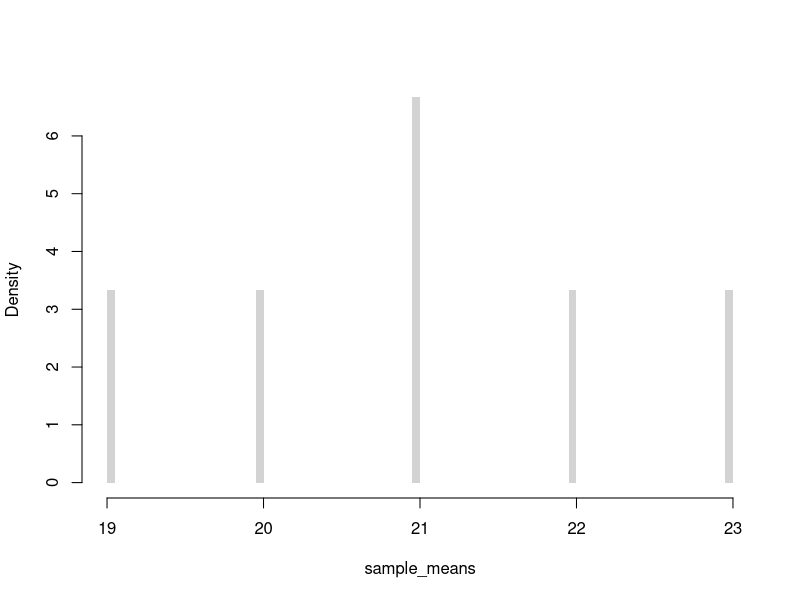
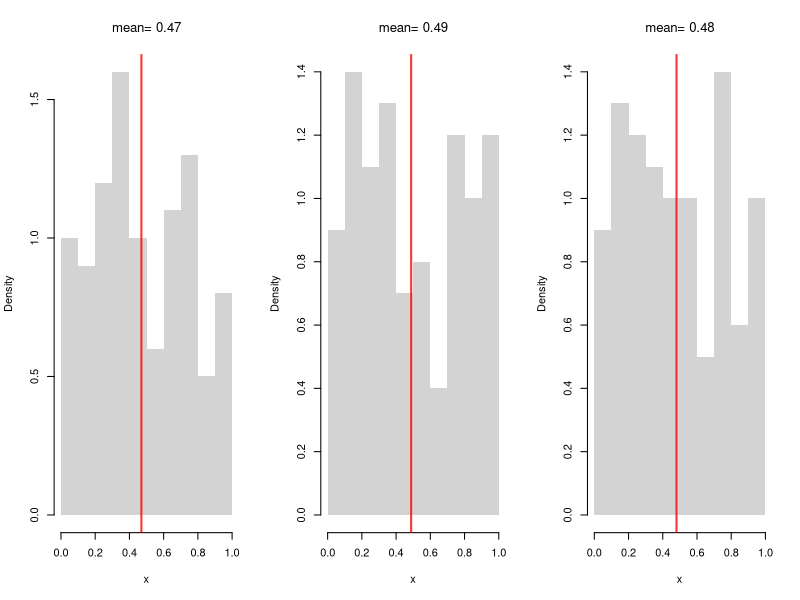
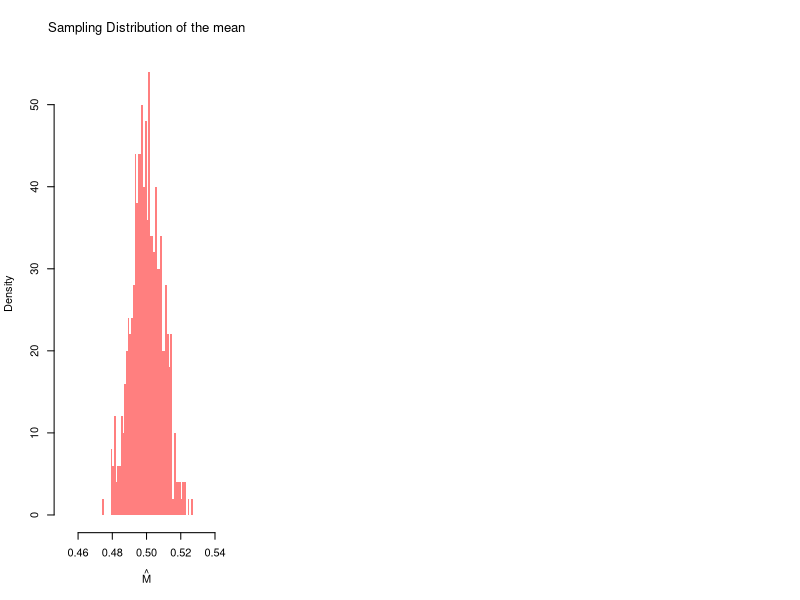
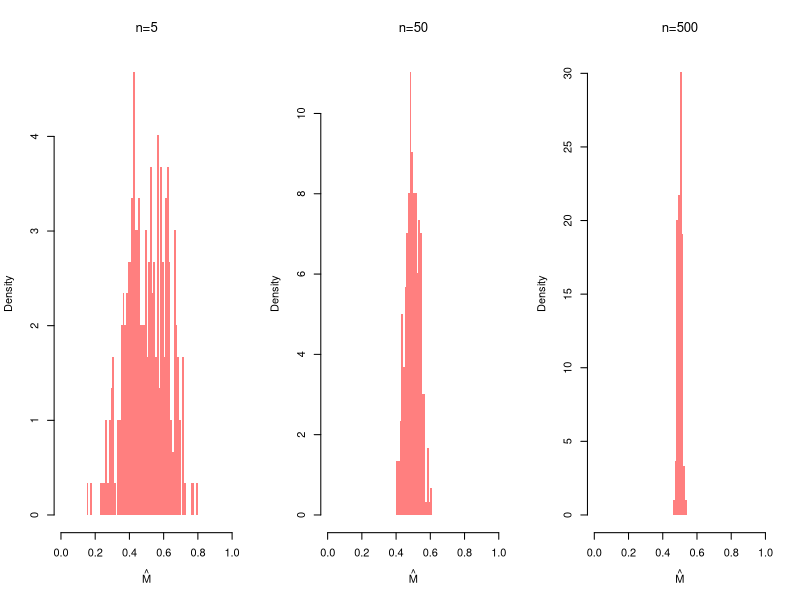
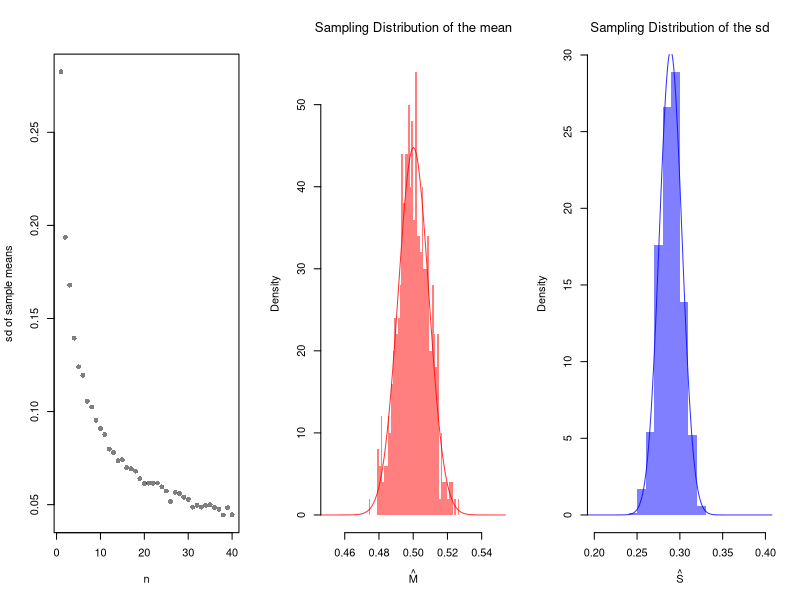
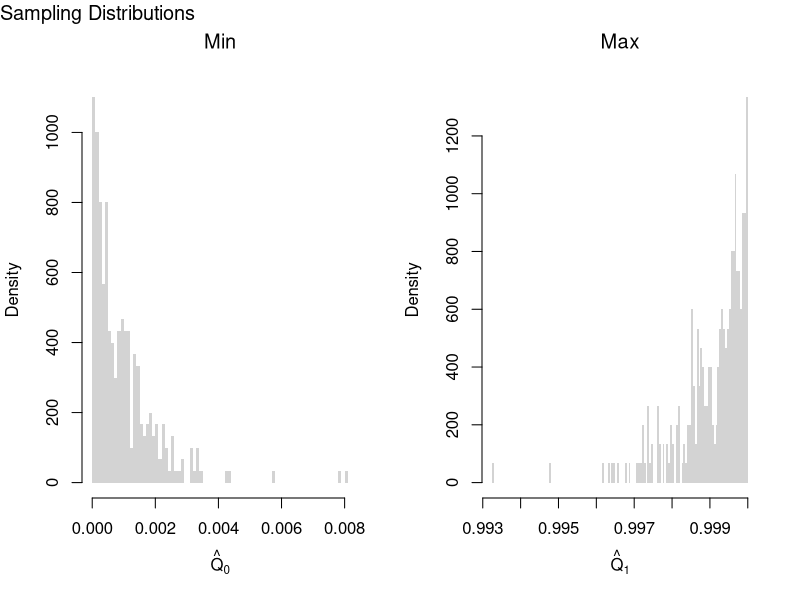
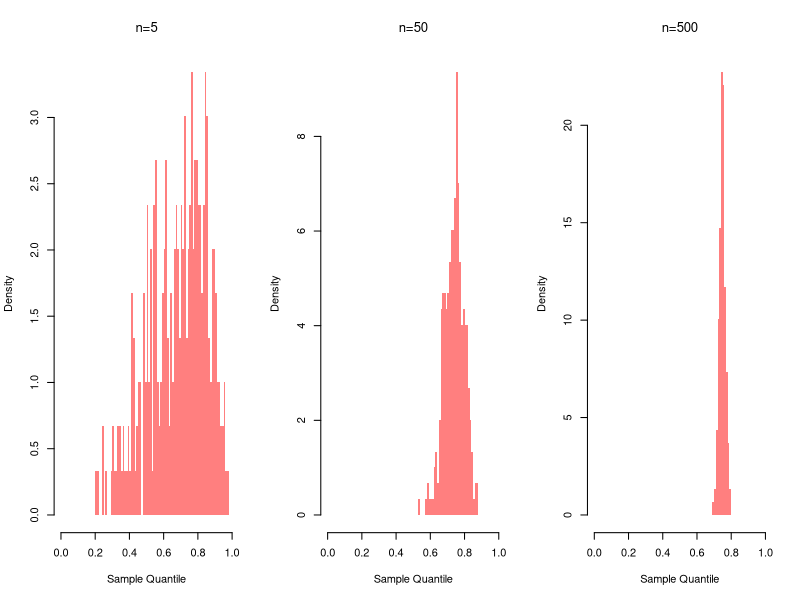
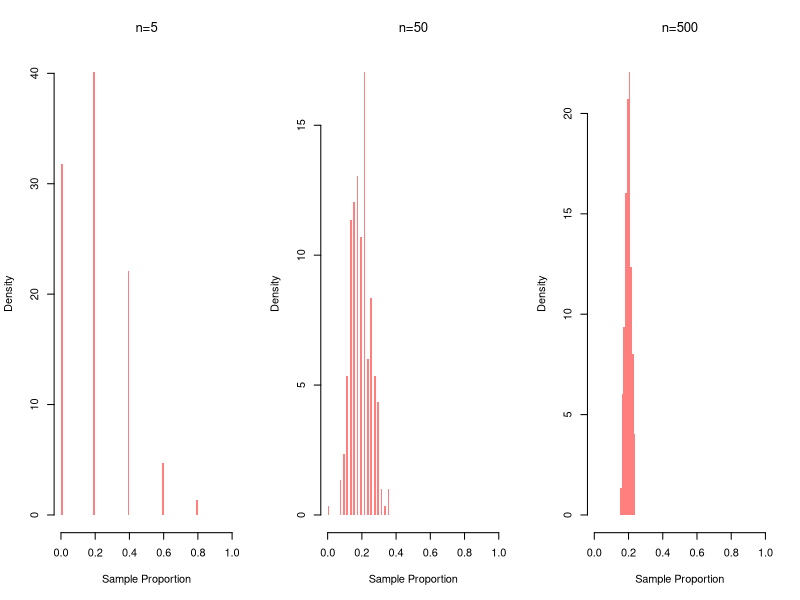

The R source for these figures, in order:
## ---- chunk 1
# Simple random sample (no duplicates, equal probability)
x <- c(1, 2, 3, 4) # population
sample(x, 2, replace=F) #sample
## ---- chunk 2
#{1, 2, 3} {1, 3, 2}
#{2, 1, 3} {2, 3, 1}  
#{3, 2, 1} {3, 1, 2}
factorial(3)
## ---- chunk 3
#Ways to draw k=2 from a set with n=4
#{1, 2} {1, 3} {1, 4}  
#      {2, 3} {2, 4}  
#            {3, 4} 

choose(4, 2)
## ---- chunk 4
#All possible samples of two from a bag of numbers {1, 2, 3, 4} with replacement 
#{1, 1} {1, 2} {1, 3}, {3, 4}
#{2, 2} {2, 3} {2, 4}
#{3, 3} {3, 4}
#{4, 4}

# Simple random sample (duplicates, equal probability)
sample(x, 2, replace=T)
## ---- chunk 5
X <- c(18, 20, 22, 24) # Ages for student population
# six possible samples
m1 <- mean( X[c(1, 2)] ) #{1, 2}
m2 <- mean( X[c(1, 3)] ) #{1, 3}
m3 <- mean( X[c(1, 4)] ) #{3, 4}
m4 <- mean( X[c(2, 3)] ) #{2, 3}
m5 <- mean( X[c(2, 4)] ) #{2, 4}
m6 <- mean( X[c(3, 4)] ) #{3, 4}
# sampling distribution
sample_means <- c(m1, m2, m3, m4, m5, m6)
hist(sample_means,
    freq=F, breaks=100,
    main=NA, border=NA)
## ---- chunk 6
# Three Sample Example from infinite population
x1 <- runif(100)
m1 <- mean(x1)
x2 <- runif(100)
m2 <- mean(x2)
x3 <- runif(100)
m3 <- mean(x3)
sample_means <- c(m1, m2, m3)
sample_means

# An Equivalent Approach: fill vector in a loop
sample_means <- rep(NA, 3)
for(i in seq(sample_means)){
    x <- runif(100)
    m <- mean(x)
    sample_means[i] <- m
}
sample_means
## ---- chunk 7
# Three Sample Example w/ Visual
par(mfrow=c(1, 3))
for(b in 1:3){
    x <- runif(100) 
    m <-  mean(x)
    hist(x,
        breaks=seq(0, 1, by=.1), #for comparability
        freq=F, main=NA, border=NA)
    abline(v=m, col=rgb(1, 0, 0, .8), lwd=2)
    title(paste0('mean= ', round(m, 2)),  font.main=1)
}
## ---- chunk 8
# Many sample example
sample_means <- rep(NA, 500)
for(i in seq_along(sample_means)){
    x <- runif(1000)
    m <- mean(x)
    sample_means[i] <- m
}
hist(sample_means,
    breaks=seq(0.45, 0.55, by=.001),
    border=NA, freq=F,
    col=rgb(1, 0, 0, .5),
    xlab=expression(hat(M)),
    main=NA)
title('Sampling Distribution of the mean', font.main=1)
## ---- chunk 9
m_LLLN <- mean(sample_means)
round(m_LLLN, 3)
## ---- chunk 10
par(mfrow=c(1, 3))
for(n in c(5, 50, 500)){
    sample_means_n <- rep(NA, 299)
    for(i in seq_along(sample_means_n)){
        x <- runif(n)
        m <- mean(x)
        sample_means_n[i] <- m
    }
    hist(sample_means_n,
        breaks=seq(0, 1, by=.01),
        border=NA, freq=F,
        col=rgb(1, 0, 0, .5),
        xlab=expression(hat(M)),
        main=NA)
    title(paste0('n=', n), font.main=1)
}
## ---- chunk 11
n_seq <- seq(1, 40)
sd_seq <- rep(NA, length(n_seq))
for(n in seq_along(sd_seq)){
    sample_means_n <- rep(NA, 499)
    for(i in seq_along(sample_means_n)){
        x <- runif(n)
        m <- mean(x)
        sample_means_n[i] <- m
    }
    sd_seq[n] <- sd(sample_means_n)
}
plot(n_seq, sd_seq, pch=16, col=grey(0, 0.5),
    xlab='n', ylab='sd of sample means', main=NA)
## ---- chunk 12
X <- c(18, 20, 22, 24) #student ages (population values)
mean(X) # Population mean

# six possible samples of size 2
m1 <- mean( X[c(1, 2)] ) #{1, 2}
m2 <- mean( X[c(1, 3)] ) #{1, 3}
m3 <- mean( X[c(1, 4)] ) #{1, 4}
m4 <- mean( X[c(2, 3)] ) #{2, 3}
m5 <- mean( X[c(2, 4)] ) #{2, 4}
m6 <- mean( X[c(3, 4)] ) #{3, 4}
means_2 <- c(m1, m2, m3, m4, m5, m6)
sort(means_2)

# four possible samples of size 3
m1 <- mean( X[c(1, 2, 3)] ) 
m2 <- mean( X[c(1, 2, 4)] ) 
m3 <- mean( X[c(1, 3, 4)] ) 
m4 <- mean( X[c(2, 3, 4)] ) 
means_3 <- c(m1, m2, m3, m4)
sort(means_3)
## ---- chunk 13
hist(sample_means,
    breaks=seq(0.45, 0.55, by=.001),
    border=NA, freq=F,
    col=rgb(1, 0, 0, .5),
    xlab=expression(hat(M)),
    main=NA)
title('Sampling Distribution of the mean', font.main=1)

# Approximately normal?
mu <- mean(sample_means)
mu_sd <- sd(sample_means)
x <- seq(0.1, 0.9, by=0.001)
fx <- dnorm(x, mu, mu_sd)
lines(x, fx, col=rgb(1, 0, 0, .8))
## ---- chunk 14
# CLT example of the 'sd' statistic
sample_sds <- rep(NA, 1000)
for(i in seq_along(sample_sds)){
    x <- runif(100) # same distribution
    s <- sd(x) # different statistic
    sample_sds[i] <- s
}
hist(sample_sds,
    breaks=seq(0.2, 0.4, by=.01),
    border=NA, freq=F,
    col=rgb(0, 0, 1, .5),
    xlab=expression(hat(S)),
    main=NA)
title('Sampling Distribution of the sd', font.main=1)

# Approximately normal?
mu <- mean(sample_sds)
mu_sd <- sd(sample_sds)
x <- seq(0.1, 0.9, by=0.001)
fx <- dnorm(x, mu, mu_sd)
lines(x, fx, col=rgb(0, 0, 1, .8))

# try another random variable, such as rexp(100) instead of runif(100)
## ---- chunk 15
# Create 300 samples, each with 1000 random uniform variables
x_samples <- matrix(nrow=300, ncol=1000)
for(i in seq(1, nrow(x_samples))){
    x_samples[i, ] <- runif(1000)
}
# Each row is a new sample
length(x_samples[1, ])

# Compute min and max for each sample
x_mins <- apply(x_samples, 1, quantile, probs=0)
x_maxs <- apply(x_samples, 1, quantile, probs=1)

# Plot the sampling distributions of min, median, and max
# Median looks normal. Maximum and minimum do not!
par(mfrow=c(1, 2))
hist(x_mins, breaks=100, main=NA,
    xlab=expression(hat(Q)[0]), border=NA, freq=F)
title('Min', font.main=1)
hist(x_maxs, breaks=100, main=NA,
    xlab=expression(hat(Q)[1]), border=NA, freq=F)
title('Max', font.main=1)
title('Sampling Distributions', outer=T, line=-1, adj=0, font.main=1)
## ---- chunk 16
par(mfrow=c(1, 3))
for(n in c(5, 50, 500)){
    sample_quants_n <- rep(NA, 299)
    for(i in seq_along(sample_quants_n)){
        x <- runif(n)
        m <- quantile(x, probs=0.75) #upper quartile
        sample_quants_n[i] <- m
    }
    hist(sample_quants_n,
        breaks=seq(0, 1, by=.01),
        border=NA, freq=F,
        col=rgb(1, 0, 0, .5),
        xlab='Sample Quantile',
        main=NA)
    title(paste0('n=', n), font.main=1)
}
## ---- chunk 17
par(mfrow=c(1, 3))
for(n in c(5, 50, 500)){
    sample_props_n <- rep(NA, 299)
    for(i in seq_along(sample_props_n)){
        x <- sample(1:5, size=n, prob=c(1:5)/15, replace=T)
        p3 <- mean(x==3)
        sample_props_n[i] <- p3
    }
    hist(sample_props_n,
        breaks=seq(0, 1, by=.01),
        border=NA, freq=F,
        col=rgb(1, 0, 0, .5),
        xlab='Sample Proportion',
        main=NA)
    title(paste0('n=', n), font.main=1)
}
## ---- chunk 18
par(mfrow = c(1, 3))
for (n in c(50, 500, 5000)) {
  x <- runif(n)
  Fx <- ecdf(x)
  plot(Fx, main=NA)
  title(paste0('n=', n), font.main=1)
}
## ---- chunk 19
sample_dat <- USArrests[, 'Murder']
sample_mean <- mean(sample_dat)
sample_mean
## ---- chunk 20
# Generate Non-normal Data, from Hesterberg (2015)

# Population is 50% N(-2, 1) and 50% N(2, 4)
populationMean <- c(-2, 2)
populationVar <- c(1, 4)

# Generate samples from population
rPopulation <- function(n){
  # Which distribution is each observation coming from
  di <- sample(1:2, size=n, replace=TRUE, prob=c(.5, .5))
  rnorm(n, mean=populationMean[di], sd=sqrt(populationVar)[di])
}

# Compute Sample Mean
n <- 25
set.seed(2)
sample_dat <- rPopulation(n)
sample_mean <- mean(sample_dat)
## ---- chunk 21
# Plot Bootstrap Mean
# Modified from Hesterberg (2015)

#### Some parameters for figure layout.
divideX <- c(.6, .65)
divideY <- c(0, .32, .33, .65, .70, 1)
useFraction <- .9
Fraction2 <- 0:1 + c(1, -1) * (1-useFraction)/2
rescaleY <- function(x) (x-.33)/.67
divideY3 <- (c(NA, NA, .33, .65, .70, 1) - .33)/.67

PlotSample <- function(data,
    lineMu=TRUE,
    star=FALSE,
    lineM=NULL,
    col='gray'){
  # lineMu: logical, add a vertical line at mu
  # star:  logical, label with xbar* instead of xbar
  # lineM: NULL or numeric; add a vertical line there

  hist(data, breaks=seq(-6, 8, length=21), col=col,
       probability=TRUE, axes=FALSE, new=FALSE, border=NA,
       xlab='', xlim=c(-6, 8), ylim=c(0, .351),
       xaxs='i', yaxs='i', main=NA)
  axis(side=1, at=c(-6, 8))
  axis(side=1, at=mean(data),
       if(star) expression(hat(M)[r]) else expression(hat(M)))
  if(lineMu) {
    segments(mean(populationMean), y0=0, y1=.32)
    axis(side=1, at=mean(populationMean), '')
  }
  if(length(lineM)) {
    segments(lineM, y0=0, y1=.32, col=rgb(1, 0, 0, .8), lty=2)
    axis(side=1, at=lineM, '', col=rgb(1, 0, 0, .8))
  }
  invisible(NULL)
}

### Plot sample (as substitute for population)
par(fig=c(divideX[1] * (1/3 + 1/3 * Fraction2), divideY3[5:6]),
    mar=.1 + c(2, 0, 0, 0), mex=.8)
PlotSample(sample_dat, lineM=sample_mean)
axis(1, sample_mean, expression(hat(M)), col=rgb(1, 0, 0, .8))

### Bootstrap samples
set.seed(2)  ## Cherry Pick Some Good Ones
B <- lapply(1:20, function(b) { sample(sample_dat, replace=T) })
temp <- lapply(B, hist, breaks=seq(-6, 8, length=21), plot=F)
Bii <- which(sapply(temp, function(x) max(x[['counts']])) <= 5)
## Plot the Cherries
par(fig=c(divideX[1] * (0/3 + 1/3*Fraction2), divideY3[3:4]), new=T)
PlotSample(B[[Bii[1]]], sample_mean, lineMu=F, star=T)
par(fig=c(divideX[1] * (1/3 + 1/3*Fraction2), divideY3[3:4]), new=T)
PlotSample(B[[Bii[3]]], sample_mean, lineMu=F, star=T)
par(fig=c(divideX[1] * (2/3 + 1/3*Fraction2), divideY3[3:4]), new=T)
PlotSample(B[[Bii[2]]], sample_mean, lineMu=F, star=T)

### Bootstrap Distribution
par(fig=c(divideX[2], 1, 0, .5), new=T)
par(mar=c(4.1, 0, 0, 0))
set.seed(2)
Bmeans <- sapply(1:999, function(b) {
    dat_b <- sample(sample_dat, replace=T) # c.f. jackknife
    mean(dat_b)
})
hist(Bmeans, xlim=c(-3, 3), ylim=c(0, 1), breaks=61, border=NA,
     axes=F, col='gray', freq=F, main=NA, yaxs='i',
     xlab='', ylab='')
abline(v=sample_mean, col=rgb(1, 0, 0, .8), lty=2)
abline(v=mean(populationMean))
axis(1, c(-3, 3))
axis(1, at=sample_mean, expression(hat(M)), col=rgb(1, 0, 0, .8))
#axis(3, at=mean(populationMean), expression(mu))

### Arrows
par(mar=c(2.1, 0, 0, 0))
par(fig=c(0, 1, 0, 1), usr=c(0, 1, 0, 1))
arrows(lwd=1.5, length=.125,
       x0=divideX[1] * (.29 + .42 * ppoints(5)[c(1, 3, 5)]),
       x1=divideX[1] * seq(.3, .7, length=3),
       y0=rescaleY(divideY[4:5] %*% c(.2, .77)) - .05,
       y1=rescaleY(divideY[4] - c(.6, 1, .6)*(divideY[5]-divideY[4])) - .05)
arrows(divideX[1], c(.1, .2, .3), length=.125, divideX[2], lwd=1.5)

### Text
text(.4, .8, adj=0, 'Sample')
text((divideX[2]+1)/2, .55, adj=.5, 'Resampling Distribution')
text(0.01, divideY3[4]+.03, adj=0, 'Resamples (r)')
legend(.01, .9, lty=1:2, col=c(rgb(0, 0, 0, .8), rgb(1, 0, 0, .8)), legend=expression(mu, hat(M)))
## ---- chunk 22
sample_dat <- USArrests[, 'Murder']
sample_mean <- mean(sample_dat)

# Jackknife Estimates
n <- length(sample_dat)
jackknife_means <- rep(NA, n)
for(i in seq_along(jackknife_means)){
    dat_noti <- sample_dat[-i]
    mean_noti <- mean(dat_noti)
    jackknife_means[i] <- mean_noti
}
hist(jackknife_means, breaks=25,
    border=NA, freq=F,
    main=NA, xlab=expression(hat(M)[-i]))
abline(v=sample_mean, col=rgb(1, 0, 0, .8), lty=2)
## ---- chunk 23
# Bootstrap estimates
bootstrap_means <- rep(NA, 9999)
for(b in seq_along(bootstrap_means)){
    boot_id <- sample(n, replace=T)
    dat_b  <- sample_dat[boot_id] # c.f. jackknife
    mean_b <- mean(dat_b)
    bootstrap_means[b] <-mean_b
}

hist(bootstrap_means, breaks=25,
    border=NA, freq=F,
    main=NA, xlab=expression(hat(M)[b]))
abline(v=sample_mean, col=rgb(1, 0, 0, .8), lty=2)
## ---- chunk 24
# theoretical probabilities
x <- c(0, 1)
x_probs <- c(1/4, 3/4)
# sample draws
coin_sample <- sample(x, prob=x_probs, 1000, replace=T)
Fhat <- ecdf(coin_sample)

x_probs_boot <- c(Fhat(0), 1-Fhat(0))
x_probs_boot # approximately the theoretical value
coin_resample <- sample(x, prob=x_probs_boot, 999, replace=T)
# any draw from here is almost the same as the original process
## ---- chunk 25
sd(bootstrap_means) # standard error estimate for the mean
sd(sample_dat) # standard deviation
## ---- chunk 26
sd(jackknife_means)*sqrt(n) # standard error estimate for the mean
sd(bootstrap_means) # standard error estimate for the mean
## ---- chunk 27
B <- 999 # number of bootstrap samples
Nseq <- seq(1, length(sample_dat), by=1) # different resample sizes
n_id <- seq_along(sample_dat) # who to potentially resample

## For each sample size, compute the bootstrap SE
SE <- rep(NA, length(Nseq))
for(n in seq_along(Nseq)){
    sample_stats_n <- rep(NA, B)
    for(b in seq(1, B)){
    	b_id <- sample(n_id, size=n, replace=T)
        x_b <- sample_dat[b_id]
        x_stat_b <- mean(x_b) # statistic of interest
        sample_stats_n[b] <- x_stat_b
    }
    se_n <- sd(sample_stats_n) # How much the statistic varies across samples
    SE[n] <- se_n
}

plot(Nseq, SE, pch=16, col=grey(0, 0.5),
    ylab='standard error', xlab='sample size', main=NA)
## ---- chunk 28
med <- quantile(sample_dat, prob=0.5)

# Bootstrap estimates
bootstrap_stat <- rep(NA, 9999)
for(b in seq_along(bootstrap_stat)){
    boot_id <- sample(n, replace=T)
    dat_b  <- sample_dat[boot_id] # c.f. jackknife
    stat_b <- quantile(dat_b, prob=0.5)
    bootstrap_stat[b] <- stat_b
}

hist(bootstrap_stat, breaks=25,
    border=NA, freq=F,
    main=NA, xlab=expression(Med[b]))
abline(v=med, col=rgb(1, 0, 0, .8), lty=2)
## ---- chunk 29
# Standard error estimate for the median
sd(bootstrap_stat)
## ---- chunk 30
# Empirical Distribution
X <- USArrests[, 'Murder']
FX_hat <- ecdf(X)
plot(FX_hat, lwd=2, xlim=c(0, 20),
    pch=16, col=grey(0, .5), main=NA)

# Generating random variables via inverse ECDF
p <- runif(3000) ## Multiple Draws
QX_hat <- quantile(FX_hat, p, type=1)
QX_hat[c(1, 2, 3)]

## Can also do directly from the data
QX_hat <- quantile(X, p, type=1)
QX_hat[c(1, 2, 3)]
## ---- chunk 31
# 4 random data points from 3 different distributions
qunif(4)
qexp(4)
qnorm(4)
## ---- chunk 32
# Theoretical Quantile Function (from VGAM::qdagum)
qdagum <- function(p, scale.b=1, shape1.a, shape2.c) {
  # Quantile function (theoretically derived from the CDF)
  ans <- scale.b * (expm1(-log(p) / shape2.c))^(-1 / shape1.a)
  # Special known cases
  ans[p == 0] <- 0
  ans[p == 1] <- Inf
  # Safety Checks
  ans[p < 0] <- NaN
  ans[p > 1] <- NaN
  if(scale.b <= 0 | shape1.a <= 0 | shape2.c <= 0){ ans <- ans*NaN }
  # Return
  return(ans)
}

# Generate Random Variables (VGAM::rdagum)
rdagum <-function(n, scale.b=1, shape1.a, shape2.c){
    p <- runif(n) # generate random probabilities
    x <- qdagum(p, scale.b=scale.b, shape1.a=shape1.a, shape2.c=shape2.c) #find the inverses
    return(x)
}

# Example
set.seed(123)
X <- rdagum(3000, 1, 3, 1)
X[c(1, 2, 3)]
